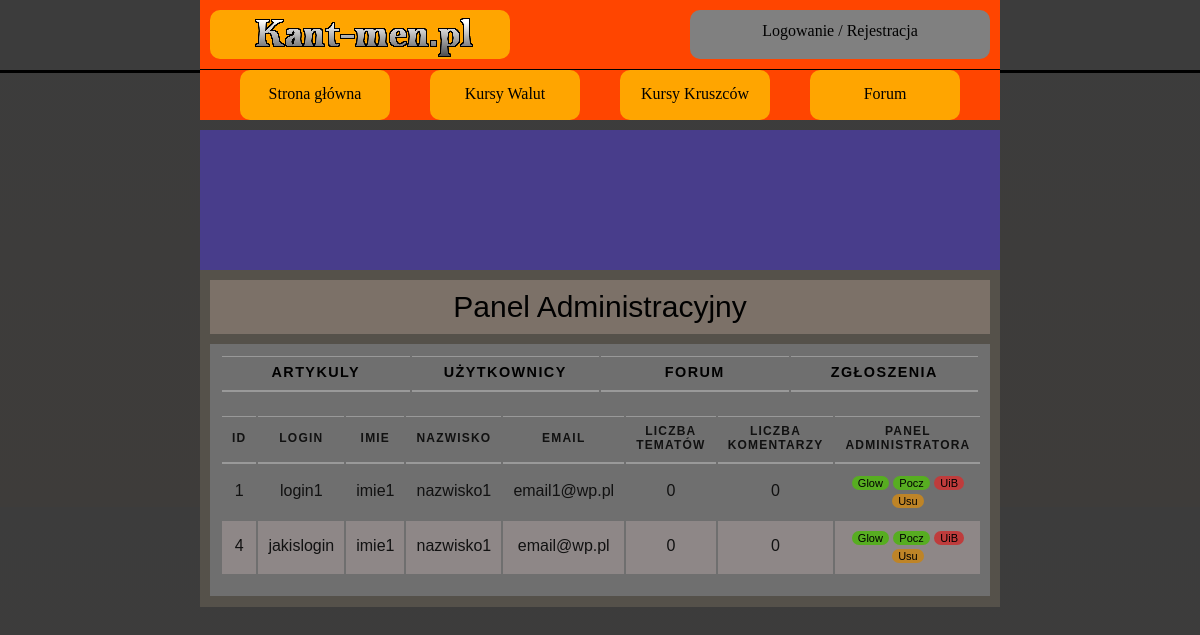
The page /panel_admin_u.php on the database as committed earlier.
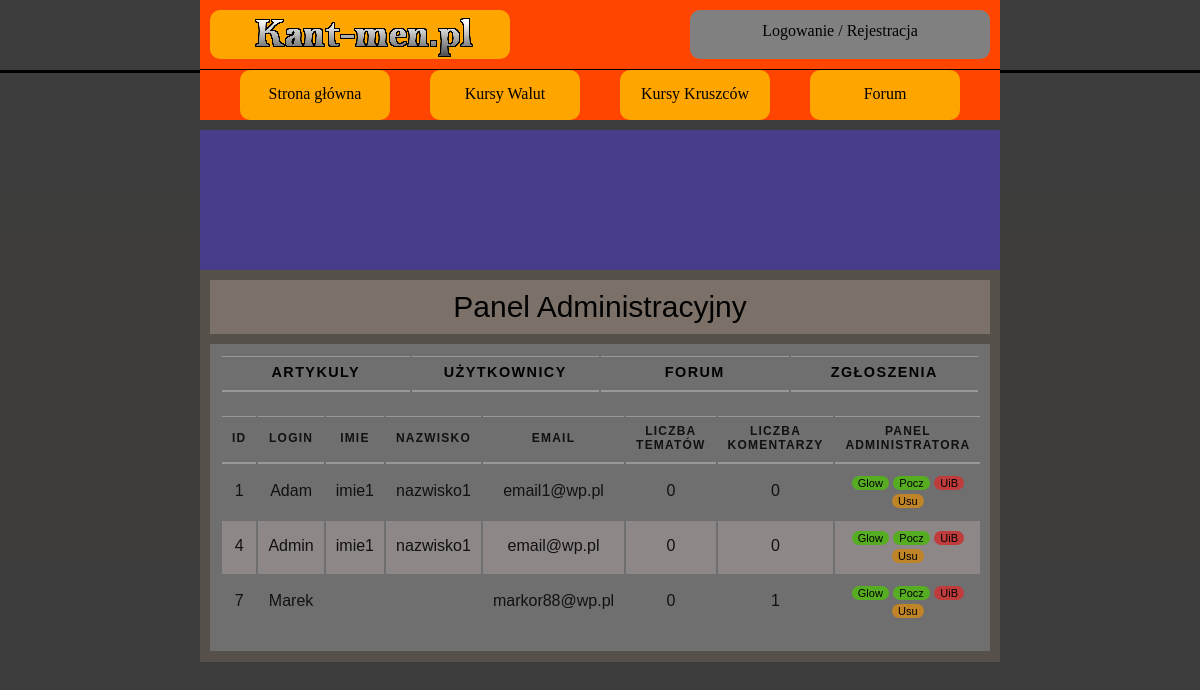
The same page on the database as committed later.
### tables this page shows
CREATE TABLE `user` (
  `ID_USER` int(10) NOT NULL,
  `LOGIN` varchar(20) NOT NULL,
  `HASLO` char(255) NOT NULL,
  `IMIE` varchar(50) NOT NULL,
  `NAZWISKO` varchar(50) NOT NULL,
  `EMAIL` varchar(50) NOT NULL,
  `WIEK` int(10) NOT NULL,
  `MIASTO` varchar(50) NOT NULL,
  `KRAJ` varchar(50) NOT NULL,
  `OPIS_PROFILU` text DEFAULT NULL,
  `ZDJECIE` blob DEFAULT NULL,
  `STW_WATKI` int(10) NOT NULL DEFAULT 0,
  `LICZ_KOMENTARZY` int(10) NOT NULL DEFAULT 0,
  `UPRAWNIENIA` varchar(10) NOT NULL DEFAULT 'USER'
);

### panel_admin_u.php (the view, shortened to what this page needs)
<!DOCTYPE HTML>
<html>
<head>
    <link href="CSS/styleGlowne.css" rel="stylesheet" type="text/css">
    <link href="CSS/stylePanelAdmina.css" rel="stylesheet" type="text/css">
</head>
<body>
<?php
include_once('rysowanieMenu.php');
rysowanieGlownegoMenu();
?>
<main>
    <article class="artykol">
        <div class="tytul_artykulu">
            Panel Administracyjny
        </div>
        <section class="sekcja">
            <table>
                <tr>
                    <th class="panel_artykuly">
                        <a href="panel_admin_a.php">Artykuly</a>
                    </th>
                    <th class="panel_uzytkownicy">
                        <a href="panel_admin_u.php">Użytkownicy</a>
                    </th>
                    <th class="panel_forum">
                        <a href="panel_admin_f.php">Forum</a>
                    </th>
                    <th class="panel_zgloszenia">
                        <a href="panel_admin_z.php">Zgłoszenia</a>
                    </th>
                </tr>
            </table>
                        <?php
                        require_once "polaczeniezMySQL.php";
                        $polaczenie = @new mysqli($host,$db_user,$db_password,$db_name);
                        if($polaczenie->connect_errno!=0)
                        {
                            echo "Error: ".$polaczenie->connect_errno;
                        }
                        else
                        {
                        $rezultat = $polaczenie->query("SELECT * FROM user");
                        if(!$rezultat)
                        {
                            throw new Exception($polaczenie->error);
                        }
                        else
                        {
                        $iterator = 0;
                        ?>
            <div class="tabliczki">
                <table>
                    <tr>
                        <th class="ID">ID</th>
                        <th class="uzytkownik_wst">Login</th>
                        <th class="uzytkownik_wst">Imie</th>
                        <th class="uzytkownik_wst">Nazwisko</th>
                        <th class="uzytkownik_wst">Email</th>
                        <th class="czas_wstawienia">Liczba tematów</th>
                        <th class="liczba_odwiedzin">Liczba Komentarzy</th>
                        <th class="panel_admin">Panel Administratora</th>
                    </tr>
                        <?php
                        while($row = mysqli_fetch_array($rezultat))
                        {
                            if(($iterator%2)==0)
                        {
                        ?>
                    <tr>
                        <td class="ID"><?php echo $row['ID_USER'];?></td>
                        <td class="uzytkownik_wst"><?php echo'<a href="profilowe.php?user='.$row['ID_USER'].'">'.$row['LOGIN'].'</a>';?></td>
                        <td class="uzytkownik_wst"><?php echo $row['IMIE'];?></td>
                        <td class="uzytkownik_wst"><?php echo $row['NAZWISKO'];?></td>
                        <td class="uzytkownik_wst"><?php echo $row['EMAIL'];?></td>
                        <td class="czas_wstawienia"><?php echo $row['STW_WATKI'];?></td>
                        <td class="liczba_odwiedzin"><?php echo $row['LICZ_KOMENTARZY'];?></td>
                        <td class="panel_admin">
                            <a>
                                <button type="button" class="mute_glowna" name="butt_glowna" method="post">Glow</button>
                            </a>
                            <a>
                                <button type="button" class="mute_glowna" name="butt_glowna" method="post">Pocz</button>
                            </a>
                            <a>
                                <button type="button" class="ban_button" name="butt_ban" method="post">UiB</button>
                            </a>
                            <a>
                                <button type="button" class="del_button" name="butt_del" method="post">Usu</button>
                            </a>
                        </td>
                    </tr>
                    <?php
                    }else{
                        ?>
                    <tr class="codrugi">
                        <td class="ID"><?php echo $row['ID_USER'];?></td>
                        <td class="uzytkownik_wst"><?php echo'<a href="profilowe.php?user='.$row['ID_USER'].'">'.$row['LOGIN'].'</a>';?></td>
                        <td class="uzytkownik_wst"><?php echo $row['IMIE'];?></td>
                        <td class="uzytkownik_wst"><?php echo $row['NAZWISKO'];?></td>
                        <td class="uzytkownik_wst"><?php echo $row['EMAIL'];?></td>
                        <td class="czas_wstawienia"><?php echo $row['STW_WATKI'];?></td>
                        <td class="liczba_odwiedzin"><?php echo $row['LICZ_KOMENTARZY'];?></td>
                        <td class="panel_admin">
                            <a><button type="button" class="mute_glowna" name="butt_glowna" method="post">Glow</button></a>
                            <a><button type="button" class="mute_glowna" name="butt_glowna" method="post">Pocz</button></a>
                            <a><button type="button" class="ban_button" name="butt_ban" method="post">UiB</button></a>
                            <a ><button type="button" class="del_button" name="butt_del" method="post">Usu</button></a>
                        </td>
                    </tr>
                    <?php
                                            }
                                            $iterator++;
                                        }
                            }
                        }
                                        ?>
                </table>
            </div>
        </section>
    </article>
</main>
</body>
</html>

### rysowanieMenu.php (shortened to what this page needs)
<?php
function rysowanieGlownegoMenu()
{
    ?>
    <header>
        <nav class="nawigacja-menu">
            <div class="nawigacja-czesc-gorna">
                <div class="logo"><a href="index.php"><img src="img/logo/logo-duze.png" alt="logo"></a></div>
                <div class="logowanie-rejestracja">
                    <?php
                    if((isset($_SESSION['zalogowany']))&&($_SESSION['zalogowany']==true))
                    {
                        echo '<a href="profilowe.php?user='.$_SESSION['id_usera_zalog'].'">'.$_SESSION['login_wyswietlanie'].'</a>';
                        echo '<br>';
                        echo '<a href="wylogowanie.php" >Wyloguj</a>';
                        if((isset($_SESSION['admin']))&&($_SESSION['admin']==true)){
                            echo '<a href="panel_admin_a.php" ><input type="submit" value="PANEL ADMINA "
                                          style="background-color: #4CAF50;
                                          border: none;
                                          color: white;
                                          padding: 5px 5px;
                                          text-align: center;
                                          text-decoration: none;
                                          display: inline-block;
                                          font-size: 13px;
                                          "></a>';
                        }
                    }
                    else
                    {
                        echo '<a href="logowanie.php">Logowanie</a> / <a href="rejestracja.php">Rejestracja</a>';
                    }
                    ?>
                </div>
            </div>
            <div class="nawigacja-czesc-dolna">
                <div class="strona-glowna"> <a href="index.php"  >Strona główna</a></div>
                <div class="kurs-walut"> <a href="waluty.php">Kursy Walut</a></div>
                <div class="kurs-kruszcow"> <a href="kruszce.php">Kursy Kruszców</a></div>
                <div class="forum"> <a href="forum.php">Forum</a></div>
            </div>
        </nav>
    </header>
    <?php
}
?>

### CSS/styleGlowne.css (style rules this page uses)
body { background-color: white; justify-content: center; align-items: center; }
header { position: fixed; width: 100%; top: 0px; left: 0px; height: 120px; background-color: orangered; color: black; text-decoration: none; z-index: 10; clear: both; border-bottom: black solid 3px; }
main { background-color: white; margin-left: auto; margin-right: auto; width: 1000px; height: auto; margin-top: 130px; align-items: center; }
a { text-decoration: none; color: inherit; }
.nawigacja-menu { background-color: #72e7ff; position:relative; width: 800px; height: 100%; margin-left: auto; margin-right: auto; }
.nawigacja-czesc-gorna { background-color: orangered; width: 800px;; height: 70px; padding: 10px; box-sizing: border-box; position:relative; border-bottom: black solid 1px; }
.logo, .logowanie-rejestracja { height: 100%; width: 300px; }
.logo { background-color: orange; border-radius: 10px; float: left; }
.logowanie-rejestracja { background-color: grey; border-radius: 10px; float: right; padding: 12px; }
.logo, .logowanie-rejestracja { box-sizing: border-box; text-align: center; }
.nawigacja-czesc-dolna { background-color: orangered; width: 800px;; height: 50px; box-sizing: border-box; }
.strona-glowna, .kurs-walut, .kurs-kruszcow, .forum { background-color: orange; border-radius: 10px; float: left; width: 150px; height: 100%; padding: 15px; margin-left: 40px; text-align: center; box-sizing: border-box; }

### CSS/stylePanelAdmina.css (style rules this page uses)
body { background-image: linear-gradient(#3c3c3c, #3e3c3a); }
header { position: fixed; width: 100%; top: 0px; left: 0px; margin: 0px; padding: 0px; height: 70px; background-color:#3c3c3c; z-index: 10; clear: both; }
main { background-color: darkslateblue; width: 800px; }
.artykol { background-color:rgb(85, 81, 74); position:relative; top: 140px; padding-bottom: 1px; margin-bottom: 40px; margin-left: auto; margin-right: auto; }
.sekcja { position:relative; background-color: rgb(111, 111, 111); margin: 20px 10px 10px 10px; padding: 10px 10px 10px 10px; text-align: center; }
a { text-decoration: none; color: inherit; }
.tytul_artykulu { position: relative; background-color:rgb(124, 113, 104); width: auto; margin: 10px; padding: 10px; text-align: center; font-family: Impact,Arial,sans-serif; font-size: 30px; top: 10px; }
.tabliczki { color: #111111; margin: 20px auto 10px auto; }
table { width: 760px; font-family: Arial, Verdana, sans-serif; }
th, td { padding: 7px 10px 10px 10px; }
th { text-transform: uppercase; letter-spacing: 0.1em; font-size: 90%; border-bottom: 2px solid #999; border-top: 1px solid #999; text-align: center; }
tr.codrugi { background-color: #8e8787; }
td.panel_admin ,td.wstawione_memy,td.liczba_odwiedzin { text-align: center; }
th.panel_uzytkownicy, th.panel_forum, th.panel_artykuly, th.panel_zgloszenia { width: 25%; }
th.ID,th.uzytkownik_wst, th.czas_wstawienia,th.liczba_odwiedzin,th.panel_admin { font-size: 12px; }
.ban_button,.mute_button,.mute_glowna,.del_button,.mod_button { border: none; border-radius: 50px; transition: background .6s; font-size: 11px; }
.ban_button { background-color: #bf3c3c; }
.mute_glowna,.mute_button { background-color: #57ad21; }
.del_button { background-color: #be8427; }

Rows that differ between the two databases and show on the page:
changed user "email1@wp.pl": LOGIN "login1" → "Adam"
changed user "email@wp.pl": LOGIN "jakislogin" → "Admin"
added user: ID_USER "7", LOGIN "Marek", EMAIL "markor88@wp.pl", STW_WATKI "0", LICZ_KOMENTARZY "1"
